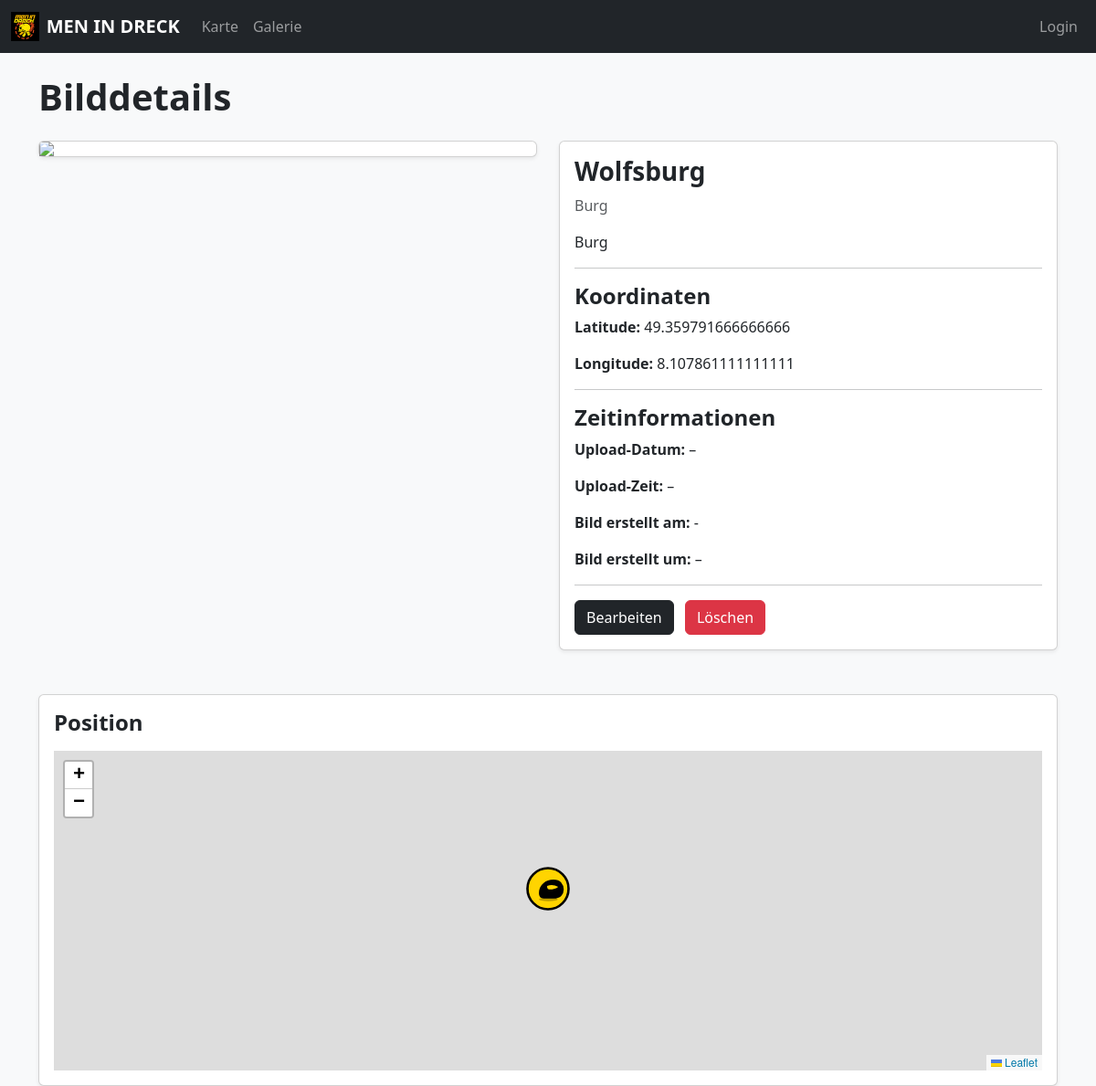
/detail/3, run on the app's committed database.
### tables this page shows
CREATE TABLE images (
    id INTEGER PRIMARY KEY AUTOINCREMENT,
    name TEXT NOT NULL,
    description TEXT,
    category TEXT NOT NULL CHECK (category IN ('Burg', 'Fels', 'Kirche', 'Aussicht')),
    filepath TEXT NOT NULL,
    latitude REAL,
    longitude REAL
, upload_date TEXT, upload_time TEXT, exif_date TEXT, exif_time TEXT);

### app.py (the view)
@app.route('/detail/<int:image_id>')
def detail(image_id):
    conn = sqlite3.connect('database.db')
    c = conn.cursor()
    c.execute("""
        SELECT id, name, description, category, filepath, latitude, longitude,
               upload_date, upload_time, exif_date, exif_time
        FROM images WHERE id = ?
    """, (image_id,))
    img = c.fetchone()
    conn.close()
    if not img:
        return redirect(url_for('gallery'))
    return render_template('detail.html', img=img, title="Bilddetails")

### app.py (called while the page is built)
def _build_csp():
    return (
        "default-src 'self'; "
        "script-src 'self' https://cdn.jsdelivr.net https://unpkg.com; "
        "style-src 'self' https://cdn.jsdelivr.net https://unpkg.com; "
        "img-src 'self' data: blob: https://*.tile.openstreetmap.org; "
        "font-src 'self' data:; "
        "connect-src 'self'; "
        "object-src 'none'; base-uri 'self'; frame-ancestors 'none'; form-action 'self'"
    )

@app.after_request
def set_security_headers(resp):
    resp.headers['X-Content-Type-Options'] = 'nosniff'
    resp.headers['X-Frame-Options'] = 'DENY'
    resp.headers['Referrer-Policy'] = 'strict-origin-when-cross-origin'
    resp.headers['Permissions-Policy'] = 'geolocation=(), camera=(), microphone=()'
    resp.headers['Cross-Origin-Opener-Policy'] = 'same-origin'
    resp.headers['Cross-Origin-Resource-Policy'] = 'same-origin'
    resp.headers['Content-Security-Policy'] = _build_csp()
    if is_secure:
        resp.headers['Strict-Transport-Security'] = 'max-age=31536000; includeSubDomains; preload'
    return resp

### templates/detail.html (shortened to what this page needs)
{% extends "base.html" %} {% block content %}
<h1 class="mb-4 fw-bold">Bilddetails</h1>
<div class="row">
  <div class="col-md-6 mb-4">
    <div class="card shadow-sm">
      <img
        src="/{{ img[4] }}"
        class="card-img-top"
        style="max-height: 500px; object-fit: contain"
      />
    </div>
  </div>
  <div class="col-md-6 mb-4">
    <div class="card shadow-sm">
      <div class="card-body">
        <h3 class="fw-bold">{{ img[1] }}</h3>
        <p class="text-muted">{{ img[3] }}</p>
        <p>{{ img[2] }}</p>
        <hr />
        <h4 class="fw-bold mt-3">Koordinaten</h4>
        <p><strong>Latitude:</strong> {{ img[5] }}</p>
        <p><strong>Longitude:</strong> {{ img[6] }}</p>
        <hr />
        <h4 class="fw-bold mt-3">Zeitinformationen</h4>
        <p>
          <strong>Upload‑Datum:</strong>
          {% if img[7] %} {{ img[7].split('-')[2] }}.{{ img[7].split('-')[1]
          }}.{{ img[7].split('-')[0] }} {% else %} – {% endif %}
        </p>
        <p>
          <strong>Upload‑Zeit:</strong>
          {{ img[8] if img[8] else "–" }}
        </p>
        <p>
          <strong>Bild erstellt am:</strong>
          {% if img[9] %} {{ img[9].split('-')[2] }}.{{ img[9].split('-')[1]
          }}.{{ img[9].split('-')[0] }} {% else %} - {% endif %}
        </p>
        <p>
          <strong>Bild erstellt um:</strong>
          {{ img[10] if img[10] else "–" }}
        </p>
        <hr />
        <a
          href="{{ url_for('edit', image_id=img[0]) }}"
          class="btn btn-dark me-2"
          >Bearbeiten</a
        >
        <a
          href="{{ url_for('delete', image_id=img[0]) }}"
          class="btn btn-danger"
          >Löschen</a
        >
      </div>
    </div>
  </div>
</div>
<div class="card shadow-sm mt-4">
  <div class="card-body">
    <h4 class="fw-bold mb-3">Position</h4>
    <div id="detailMap" style="height: 350px"></div>
  </div>
</div>
{% endblock %}

### static/css/base.css (style rules this page uses)
body { background: #f8f9fa; margin: 0; padding: 0; }

### data on the page
images: name "Wolfsburg", category "Burg", description "Burg", latitude "49.359791666666666", longitude "8.107861111111111"

### other printed values
{{ img[8] if img[8] else "–" }} "–"
{{ img[10] if img[10] else "–" }} "–"
